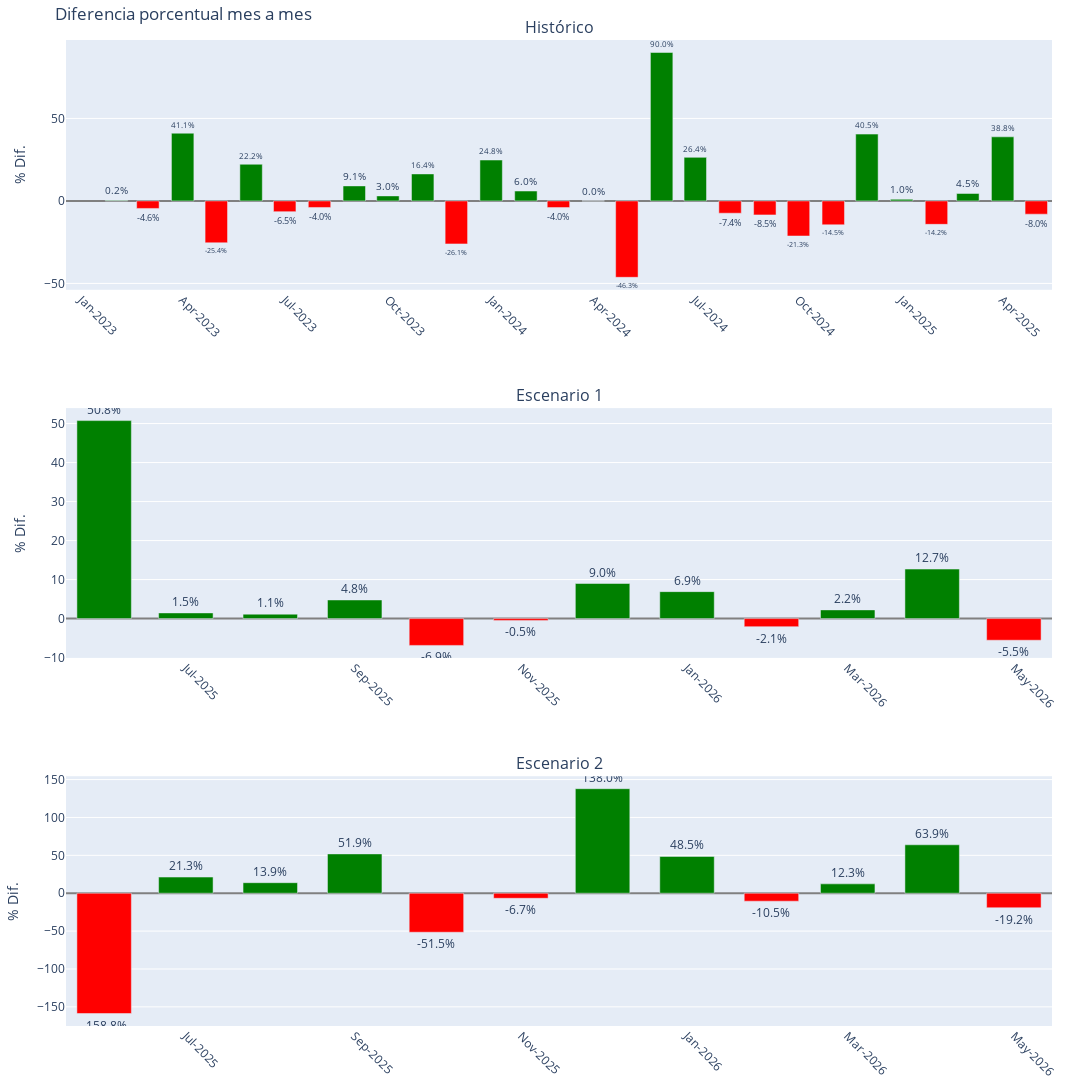

The notebook cell saved with this chart:
### Markdown cell above
## 8. Diferencia porcentual mes a mes

Se calcula y grafica la variación porcentual mes a mes para el histórico y ambos escenarios.

### Code cell
def calc_diff(df, col, first_ref=None):
    diffs = df[col].pct_change() * 100
    if first_ref is not None and len(diffs) > 0:
        # Reemplaza el primer valor NaN por la diferencia con el último valor del histórico
        diffs.iloc[0] = 100 * (df[col].iloc[0] - first_ref) / ((abs(df[col].iloc[0]) + abs(first_ref)) / 2)
    return diffs

# Último valor real del histórico
last_hist = df_hist['y'].iloc[-1]

# Calcular diferencias
# Histórico: normal
# Escenarios: primer punto vs último histórico

df_hist['DIF_PCT'] = calc_diff(df_hist, 'y')
df_fcst1['DIF_PCT'] = calc_diff(df_fcst1, 'CANTIDAD_VENDIDA_PRED', first_ref=last_hist)
df_fcst2['DIF_PCT'] = calc_diff(df_fcst2, 'CANTIDAD_VENDIDA_PRED', first_ref=last_hist)

get_colors = lambda difs: [
    'green' if d > 0 else 'yellow' if d == 0 else 'red' for d in difs
]

fig = sp.make_subplots(
    rows=3, cols=1, 
    subplot_titles=['Histórico', 'Escenario 1', 'Escenario 2'],
    vertical_spacing=0.12
)

# 1. Histórico
fig.add_trace(
    go.Bar(
        x=df_hist['ds'],
        y=df_hist['DIF_PCT'],
        marker_color=get_colors(df_hist['DIF_PCT']),
        text=[f'{v:.1f}%' if not pd.isnull(v) else '' for v in df_hist['DIF_PCT']],
        textposition='outside',
        name='Histórico',
        width=20*24*60*60*1000
    ), row=1, col=1
)
# 2. Escenario 1
fig.add_trace(
    go.Bar(
        x=df_fcst1['ds'],
        y=df_fcst1['DIF_PCT'],
        marker_color=get_colors(df_fcst1['DIF_PCT']),
        text=[f'{v:.1f}%' if not pd.isnull(v) else '' for v in df_fcst1['DIF_PCT']],
        textposition='outside',
        name='Escenario 1',
        width=20*24*60*60*1000
    ), row=2, col=1
)
# 3. Escenario 2
fig.add_trace(
    go.Bar(
        x=df_fcst2['ds'],
        y=df_fcst2['DIF_PCT'],
        marker_color=get_colors(df_fcst2['DIF_PCT']),
        text=[f'{v:.1f}%' if not pd.isnull(v) else '' for v in df_fcst2['DIF_PCT']],
        textposition='outside',
        name='Escenario 2',
        width=20*24*60*60*1000
    ), row=3, col=1
)

fig.update_layout(
    title_text='Diferencia porcentual mes a mes',
    showlegend=False,
    height=1300,
    width=1200,
    bargap=0.25,
    font=dict(size=12),
    margin=dict(t=40, l=40, r=40, b=40)
)
for i in range(1, 4):
    fig.update_yaxes(title_text='% Dif.', row=i, col=1, zeroline=True, zerolinecolor='gray')
    fig.update_xaxes(tickformat='%b-%Y', row=i, col=1, tickangle=45)
fig.show()

### Figure 1 — Plotly figure (JSON) as saved in the notebook; plotly's stock layout.template omitted (floating-point values rounded to 4 significant figures)
{"data": [{"marker": {"color": ["red", "green", "red", "green", "red", "green", "red", "red", "green", "green", "green", "red", "green", "green", "red", "yellow", "red", "green", "green", "red", "red", "red", "red", "green", "green", "red", "green", "green", "red"]}, "name": "Histórico", "text": ["", "0.2%", "-4.6%", "41.1%", "-25.4%", "22.2%", "-6.5%", "-4.0%", "9.1%", "3.0%", "16.4%", "-26.1%", "24.8%", "6.0%", "-4.0%", "0.0%", "-46.3%", "90.0%", "26.4%", "-7.4%", "-8.5%", "-21.3%", "-14.5%", "40.5%", "1.0%", "-14.2%", "4.5%", "38.8%", "-8.0%"], "textposition": "outside", "type": "bar", "width": 1728000000, "x": ["2023-01-01T00:00:00.000000000", "2023-02-01T00:00:00.000000000", "2023-03-01T00:00:00.000000000", "2023-04-01T00:00:00.000000000", "2023-05-01T00:00:00.000000000", "2023-06-01T00:00:00.000000000", "2023-07-01T00:00:00.000000000", "2023-08-01T00:00:00.000000000", "2023-09-01T00:00:00.000000000", "2023-10-01T00:00:00.000000000", "2023-11-01T00:00:00.000000000", "2023-12-01T00:00:00.000000000", "2024-01-01T00:00:00.000000000", "2024-02-01T00:00:00.000000000", "2024-03-01T00:00:00.000000000", "2024-04-01T00:00:00.000000000", "2024-05-01T00:00:00.000000000", "2024-06-01T00:00:00.000000000", "2024-07-01T00:00:00.000000000", "2024-08-01T00:00:00.000000000", "2024-09-01T00:00:00.000000000", "2024-10-01T00:00:00.000000000", "2024-11-01T00:00:00.000000000", "2024-12-01T00:00:00.000000000", "2025-01-01T00:00:00.000000000", "2025-02-01T00:00:00.000000000", "2025-03-01T00:00:00.000000000", "2025-04-01T00:00:00.000000000", "2025-05-01T00:00:00.000000000"], "xaxis": "x", "y": [NaN, 0.2283, -4.556, 41.05, -25.38, 22.22, -6.494, -3.968, 9.091, 3.03, 16.36, -26.07, 24.79, 5.993, -4.039, 0.0, -46.3, 89.97, 26.4, -7.441, -8.463, -21.26, -14.48, 40.5, 0.9772, -14.19, 4.511, 38.85, -8.031], "yaxis": "y"}, {"marker": {"color": ["green", "green", "green", "green", "red", "red", "green", "green", "red", "green", "green", "red"]}, "name": "Escenario 1", "text": ["50.8%", "1.5%", "1.1%", "4.8%", "-6.9%", "-0.5%", "9.0%", "6.9%", "-2.1%", "2.2%", "12.7%", "-5.5%"], "textposition": "outside", "type": "bar", "width": 1728000000, "x": ["2025-06-01T00:00:00.000000000", "2025-07-01T00:00:00.000000000", "2025-08-01T00:00:00.000000000", "2025-09-01T00:00:00.000000000", "2025-10-01T00:00:00.000000000", "2025-11-01T00:00:00.000000000", "2025-12-01T00:00:00.000000000", "2026-01-01T00:00:00.000000000", "2026-02-01T00:00:00.000000000", "2026-03-01T00:00:00.000000000", "2026-04-01T00:00:00.000000000", "2026-05-01T00:00:00.000000000"], "xaxis": "x2", "y": [50.76, 1.458, 1.136, 4.778, -6.874, -0.4641, 8.994, 6.908, -2.076, 2.231, 12.7, -5.547], "yaxis": "y2"}, {"marker": {"color": ["red", "green", "green", "green", "red", "red", "green", "green", "red", "green", "green", "red"]}, "name": "Escenario 2", "text": ["-158.8%", "21.3%", "13.9%", "51.9%", "-51.5%", "-6.7%", "138.0%", "48.5%", "-10.5%", "12.3%", "63.9%", "-19.2%"], "textposition": "outside", "type": "bar", "width": 1728000000, "x": ["2025-06-01T00:00:00.000000000", "2025-07-01T00:00:00.000000000", "2025-08-01T00:00:00.000000000", "2025-09-01T00:00:00.000000000", "2025-10-01T00:00:00.000000000", "2025-11-01T00:00:00.000000000", "2025-12-01T00:00:00.000000000", "2026-01-01T00:00:00.000000000", "2026-02-01T00:00:00.000000000", "2026-03-01T00:00:00.000000000", "2026-04-01T00:00:00.000000000", "2026-05-01T00:00:00.000000000"], "xaxis": "x3", "y": [-158.8, 21.32, 13.89, 51.88, -51.49, -6.675, 138.0, 48.54, -10.5, 12.34, 63.92, -19.2], "yaxis": "y3"}], "layout": {"annotations": [{"font": {"size": 16}, "showarrow": false, "text": "Histórico", "x": 0.5, "xanchor": "center", "xref": "paper", "y": 1, "yanchor": "bottom", "yref": "paper"}, {"font": {"size": 16}, "showarrow": false, "text": "Escenario 1", "x": 0.5, "xanchor": "center", "xref": "paper", "y": 0.6267, "yanchor": "bottom", "yref": "paper"}, {"font": {"size": 16}, "showarrow": false, "text": "Escenario 2", "x": 0.5, "xanchor": "center", "xref": "paper", "y": 0.2533, "yanchor": "bottom", "yref": "paper"}], "bargap": 0.25, "font": {"size": 12}, "height": 1300, "margin": {"b": 40, "l": 40, "r": 40, "t": 40}, "showlegend": false, "title": {"text": "Diferencia porcentual mes a mes"}, "width": 1200, "xaxis": {"anchor": "y", "domain": [0, 1], "tickangle": 45, "tickformat": "%b-%Y"}, "xaxis2": {"anchor": "y2", "domain": [0, 1], "tickangle": 45, "tickformat": "%b-%Y"}, "xaxis3": {"anchor": "y3", "domain": [0, 1], "tickangle": 45, "tickformat": "%b-%Y"}, "yaxis": {"anchor": "x", "domain": [0.7467, 1], "title": {"text": "% Dif."}, "zeroline": true, "zerolinecolor": "gray"}, "yaxis2": {"anchor": "x2", "domain": [0.3733, 0.6267], "title": {"text": "% Dif."}, "zeroline": true, "zerolinecolor": "gray"}, "yaxis3": {"anchor": "x3", "domain": [0, 0.2533], "title": {"text": "% Dif."}, "zeroline": true, "zerolinecolor": "gray"}}}
